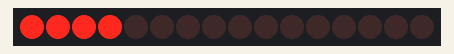
A sketch run on a simulated Arduino Uno, built with avr-gcc and run on an emulated ATmega328P. On the bench: 16 shift-register outputs drawn as a row of LEDs (first output left, lit = HIGH). Wiring (inferred from the names in the program): 2 × shift register (74HC595): data pin 8; shift clock pin 7; latch pin 4. Wiring (inferred from the signals the program sends): row of LEDs: on Q0, Q1, Q2, Q3, Q4, Q5, Q6, Q7, Q8, Q9, Q10, Q11, Q12, Q13, Q14, Q15.

Above: at 0.4 s.
At 2.15 s:
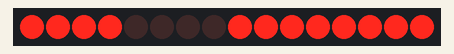
Timing chart, 0 to 3.0 s (numbered marks = the images above):
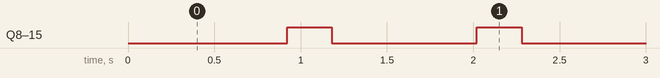

Measured:
- by itself, Q8–15: alternates HIGH for 0.26 s and LOW for 0.86 s

The sketch:

spi.ino
```cpp
int latchPin = 4;
int clockPin = 7;
int dataPin  = 8;

void send(uint8_t seg, uint8_t dig) {
  digitalWrite(latchPin, LOW);
  shiftOut(dataPin, clockPin, MSBFIRST, seg);
  shiftOut(dataPin, clockPin, MSBFIRST, dig);
  digitalWrite(latchPin, HIGH);
}

void setup() {
  pinMode(latchPin, OUTPUT);
  pinMode(clockPin, OUTPUT);
  pinMode(dataPin, OUTPUT);
}

void loop() {

  for (int i = 0; i < 100; i++) {
    send(0x00, 0x0E); delay(2);
    send(0x00, 0x0D); delay(2);
    send(0x00, 0x0B); delay(2);
    send(0x00, 0x07); delay(2);
  }

  for (int i = 0; i < 100; i++) {
    send(0xFF, 0x0F); delay(2);
  }
}
```
